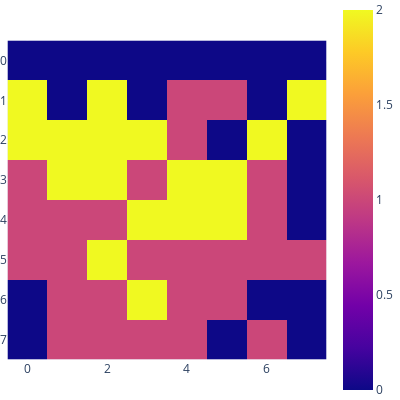
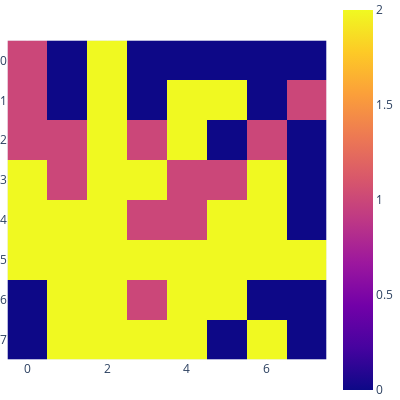

Here is the notebook cell these charts were saved with, in order:
### Code cell
##check probe output looks correct

for turn in range(39,42):
    fig = px.imshow(probe(activations[:,0,:,:].unsqueeze(1))[5,0,turn,:,:].argmax(dim = -1).view(8,8).cpu().detach().numpy())
    Othello.board_state(test_dataset[0][0],turn+ 1)
    fig.update_layout(width=400, height=400)

    fig.update_layout(
    margin=dict(l=0,r=0,b=0,t=0)
        )
    fig.show()

### Figure 1 — Plotly figure (JSON) as saved in the notebook; plotly's stock layout.template omitted (floating-point values rounded to 4 significant figures)
{"data": [{"coloraxis": "coloraxis", "hovertemplate": "x: %{x}<br>y: %{y}<br>color: %{z}<extra></extra>", "name": "0", "type": "heatmap", "xaxis": "x", "yaxis": "y", "z": [[0, 0, 0, 0, 0, 0, 0, 0], [2, 0, 2, 0, 1, 1, 0, 2], [2, 2, 2, 2, 1, 0, 2, 0], [1, 2, 2, 1, 2, 2, 1, 0], [1, 1, 1, 2, 2, 2, 1, 0], [1, 1, 2, 1, 1, 1, 1, 1], [0, 1, 1, 2, 1, 1, 0, 0], [0, 1, 1, 1, 1, 0, 1, 0]]}], "layout": {"coloraxis": {"colorscale": [[0, "#0d0887"], [0.1111, "#46039f"], [0.2222, "#7201a8"], [0.3333, "#9c179e"], [0.4444, "#bd3786"], [0.5556, "#d8576b"], [0.6667, "#ed7953"], [0.7778, "#fb9f3a"], [0.8889, "#fdca26"], [1, "#f0f921"]]}, "height": 400, "margin": {"b": 0, "l": 0, "r": 0, "t": 0}, "width": 400, "xaxis": {"anchor": "y", "constrain": "domain", "domain": [0, 1], "scaleanchor": "y"}, "yaxis": {"anchor": "x", "autorange": "reversed", "constrain": "domain", "domain": [0, 1]}}}

### Figure 2 — Plotly figure (JSON) as saved in the notebook; plotly's stock layout.template omitted (floating-point values rounded to 4 significant figures)
{"data": [{"coloraxis": "coloraxis", "hovertemplate": "x: %{x}<br>y: %{y}<br>color: %{z}<extra></extra>", "name": "0", "type": "heatmap", "xaxis": "x", "yaxis": "y", "z": [[1, 0, 2, 0, 0, 0, 0, 0], [1, 0, 2, 0, 2, 2, 0, 1], [1, 1, 2, 1, 2, 0, 1, 0], [2, 1, 2, 2, 1, 1, 2, 0], [2, 2, 2, 1, 1, 2, 2, 0], [2, 2, 2, 2, 2, 2, 2, 2], [0, 2, 2, 1, 2, 2, 0, 0], [0, 2, 2, 2, 2, 0, 2, 0]]}], "layout": {"coloraxis": {"colorscale": [[0, "#0d0887"], [0.1111, "#46039f"], [0.2222, "#7201a8"], [0.3333, "#9c179e"], [0.4444, "#bd3786"], [0.5556, "#d8576b"], [0.6667, "#ed7953"], [0.7778, "#fb9f3a"], [0.8889, "#fdca26"], [1, "#f0f921"]]}, "height": 400, "margin": {"b": 0, "l": 0, "r": 0, "t": 0}, "width": 400, "xaxis": {"anchor": "y", "constrain": "domain", "domain": [0, 1], "scaleanchor": "y"}, "yaxis": {"anchor": "x", "autorange": "reversed", "constrain": "domain", "domain": [0, 1]}}}
